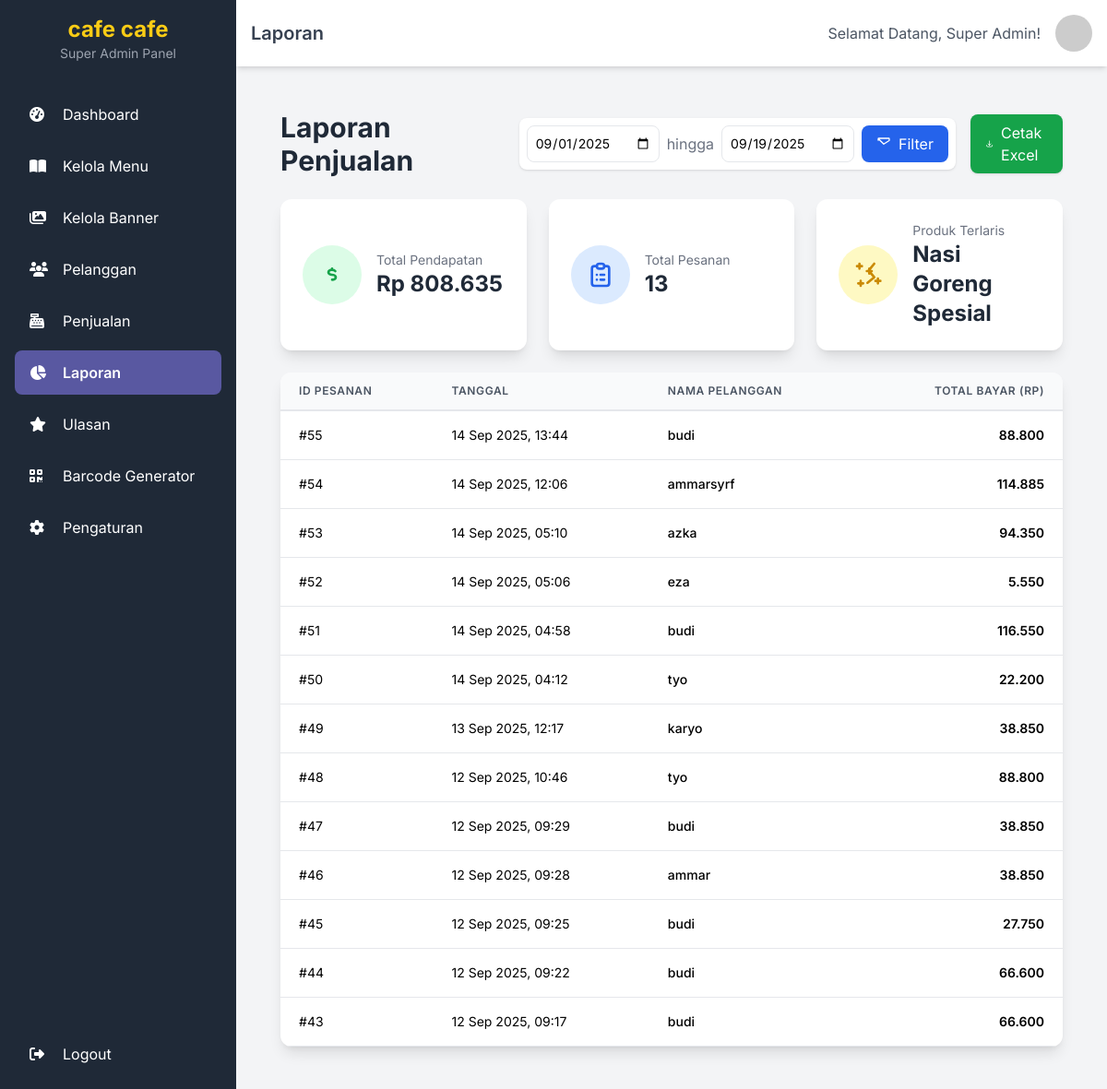
The page /superadmin/laporan.php on the database as committed earlier.
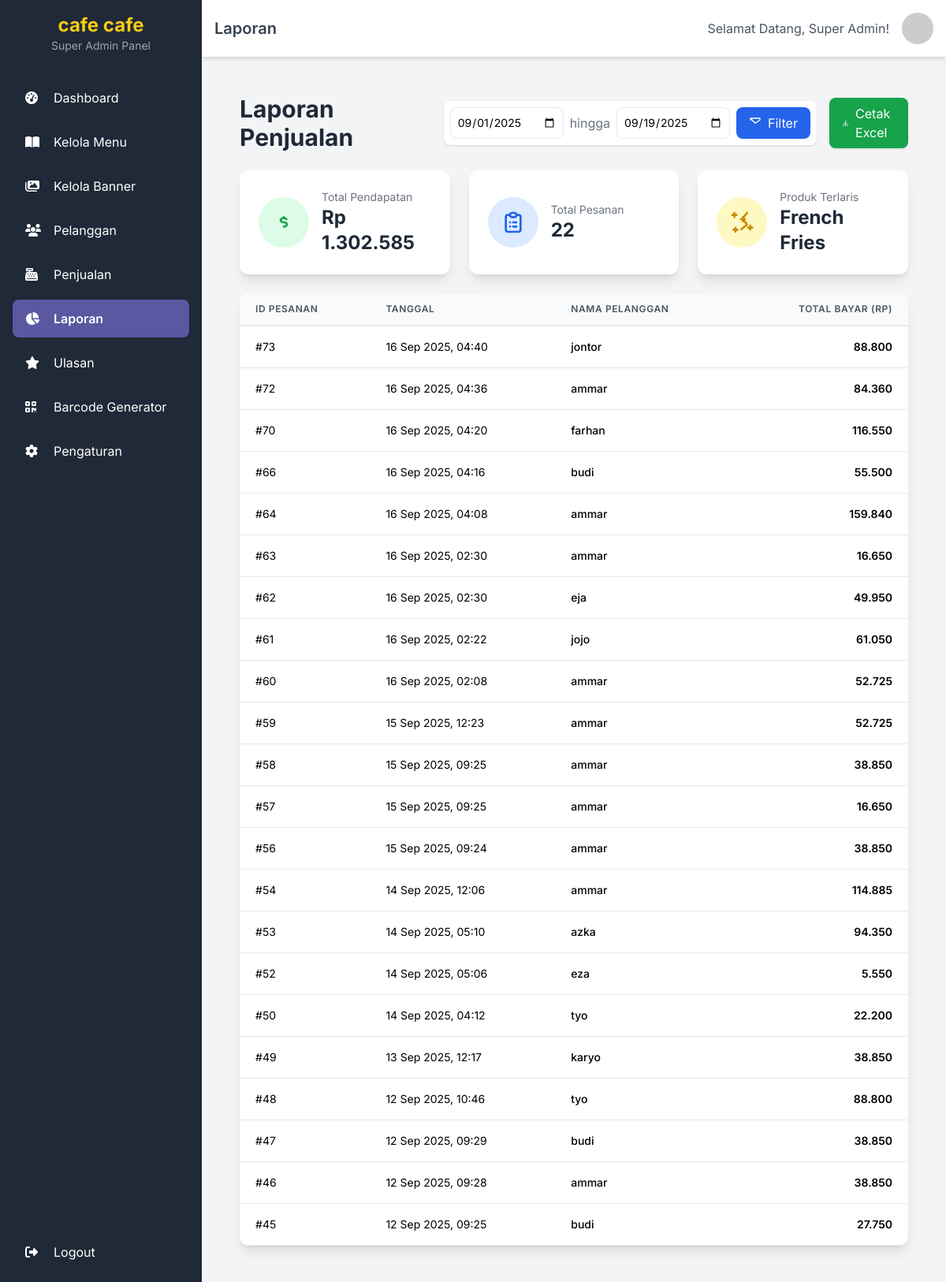
The same page on the database as committed later.
### tables this page shows
CREATE TABLE `settings` (
  `id` int(11) NOT NULL,
  `setting_name` varchar(100) NOT NULL,
  `setting_value` text DEFAULT NULL
);

CREATE TABLE `orders` (
  `id` int(11) NOT NULL,
  `table_id` int(11) DEFAULT NULL,
  `user_id` int(11) DEFAULT NULL,
  `cashier_id` int(11) DEFAULT NULL,
  `customer_name` varchar(255) DEFAULT NULL COMMENT 'Nama pelanggan non-member',
  `member_id` int(11) DEFAULT NULL,
  `order_type` enum('dine-in','take-away') NOT NULL,
  `status` enum('cart','pending_payment','paid','completed','cancelled') NOT NULL DEFAULT 'cart',
  `subtotal` decimal(10,2) NOT NULL DEFAULT 0.00,
  `discount_amount` decimal(10,2) NOT NULL DEFAULT 0.00 COMMENT 'Jumlah diskon yang diberikan',
  `tax` decimal(10,2) NOT NULL DEFAULT 0.00,
  `total_amount` decimal(10,2) NOT NULL DEFAULT 0.00,
  `payment_method` enum('cash','transfer','virtual_account','QRIS','manual_cash') DEFAULT NULL,
  `created_at` timestamp NOT NULL DEFAULT current_timestamp(),
  `updated_at` timestamp NOT NULL DEFAULT current_timestamp() ON UPDATE current_timestamp(),
  `receipt_printed_at` datetime DEFAULT NULL
);

### superadmin/laporan.php (the view, shortened to what this page needs)
<?php
require_once '../db_connect.php';
require_once 'includes/header.php';
$start_date = $_GET['start_date'] ?? date('Y-m-01');
$end_date = $_GET['end_date'] ?? date('Y-m-d');
$total_revenue = 0;
$total_transactions = 0;
$best_seller = ['name' => 'N/A', 'quantity' => 0];
$orders_data = [];
$sql_orders = "SELECT o.id, o.created_at, o.total_amount,
                       COALESCE(u.name, o.customer_name, 'Guest') as customer_name
                FROM orders o
                LEFT JOIN members u ON o.user_id = u.id
                WHERE DATE(o.created_at) BETWEEN ? AND ?
                ORDER BY o.created_at DESC";
if ($stmt = $conn->prepare($sql_orders)) {
    $stmt->bind_param("ss", $start_date, $end_date);
    $stmt->execute();
    $result = $stmt->get_result();
    if ($result) {
        $orders_data = $result->fetch_all(MYSQLI_ASSOC);
        $total_transactions = $result->num_rows;
        foreach ($orders_data as $order) {
            $total_revenue += $order['total_amount'];
        }
    }
}
$sql_bestseller = "SELECT m.name, SUM(oi.quantity) as total_quantity
                   FROM order_items oi
                   JOIN orders o ON oi.order_id = o.id
                   JOIN menu m ON oi.menu_id = m.id
                   WHERE DATE(o.created_at) BETWEEN ? AND ?
                   GROUP BY m.name ORDER BY total_quantity DESC LIMIT 1";
if ($stmt_bs = $conn->prepare($sql_bestseller)) {
    $stmt_bs->bind_param("ss", $start_date, $end_date);
    $stmt_bs->execute();
    $result_bs = $stmt_bs->get_result();
    if ($result_bs && $result_bs->num_rows > 0) {
        $best_seller_row = $result_bs->fetch_assoc();
        $best_seller['name'] = $best_seller_row['name'];
        $best_seller['quantity'] = $best_seller_row['total_quantity'];
    }
}
?>
<div class="container mx-auto p-4 md:p-6">
    <div class="flex flex-col md:flex-row justify-between items-center mb-6 gap-4">
        <h1 class="text-3xl font-bold text-gray-800">Laporan Penjualan</h1>
        <div class="flex items-center gap-4">
            <form method="GET" class="flex items-center gap-2 bg-white p-2 rounded-lg shadow">
                <input type="date" name="start_date" value="<?= htmlspecialchars($start_date) ?>" class="border p-2 rounded-lg text-sm">
                <span class="text-gray-500">hingga</span>
                <input type="date" name="end_date" value="<?= htmlspecialchars($end_date) ?>" class="border p-2 rounded-lg text-sm">
                <button type="submit" class="bg-blue-600 text-white px-4 py-2 rounded-lg hover:bg-blue-700 flex items-center gap-2">
                    <svg class="w-4 h-4" fill="none" stroke="currentColor" viewBox="0 0 24 24">
                        <path stroke-linecap="round" stroke-linejoin="round" stroke-width="2" d="M3 4a1 1 0 011-1h16a1 1 0 011 1v2a1 1 0 01-.293.707L12 12.414l-8.707-8.707A1 1 0 013 6V4z"></path>
                    </svg> Filter
                </button>
            </form>
            <a href="laporan.php?action=cetak_excel&start_date=<?= htmlspecialchars($start_date) ?>&end_date=<?= htmlspecialchars($end_date) ?>" class="bg-green-600 text-white px-4 py-2 rounded-lg hover:bg-green-700 flex items-center gap-2 shadow">
                <svg class="w-4 h-4" fill="none" stroke="currentColor" viewBox="0 0 24 24" xmlns="http://www.w3.org/2000/svg">
                    <path stroke-linecap="round" stroke-linejoin="round" stroke-width="2" d="M4 16v1a3 3 0 003 3h10a3 3 0 003-3v-1m-4-4l-4 4m0 0l-4-4m4 4V4"></path>
                </svg>
                Cetak Excel
            </a>
        </div>
    </div>
    <div id="summary-section">
        <div class="grid grid-cols-1 md:grid-cols-3 gap-6 mb-6">
            <div class="bg-white p-6 rounded-xl shadow-lg flex items-center gap-4">
                <div class="bg-green-100 p-4 rounded-full"><svg class="w-8 h-8 text-green-600" fill="none" stroke="currentColor" viewBox="0 0 24 24">
                        <path stroke-linecap="round" stroke-linejoin="round" stroke-width="2" d="M12 8c-1.657 0-3 .895-3 2s1.343 2 3 2 3 .895 3 2-1.343 2-3 2m0-8c1.11 0 2.08.402 2.599 1M12 8V7m0 1v.01"></path>
                    </svg></div>
                <div>
                    <p class="text-sm text-gray-500">Total Pendapatan</p>
                    <p class="text-2xl font-bold text-gray-800">Rp <?= number_format($total_revenue, 0, ',', '.') ?></p>
                </div>
            </div>
            <div class="bg-white p-6 rounded-xl shadow-lg flex items-center gap-4">
                <div class="bg-blue-100 p-4 rounded-full"></div>
                <div>
                    <p class="text-sm text-gray-500">Total Pesanan</p>
                    <p class="text-2xl font-bold text-gray-800"><?= $total_transactions ?></p>
                </div>
            </div>
            <div class="bg-white p-6 rounded-xl shadow-lg flex items-center gap-4">
                <div class="bg-yellow-100 p-4 rounded-full"><svg class="w-8 h-8 text-yellow-600" fill="none" stroke="currentColor" viewBox="0 0 24 24">
                        <path stroke-linecap="round" stroke-linejoin="round" stroke-width="2" d="M5 3v4M3 5h4M6 17v4m-2-2h4m5-12v4m-2-2h4m5 6v4m-2-2h4M17 3l-4.5 5.5L17 14l-5.5 4.5"></path>
                    </svg></div>
                <div>
                    <p class="text-sm text-gray-500">Produk Terlaris</p>
                    <p class="text-2xl font-bold text-gray-800"><?= htmlspecialchars($best_seller['name']) ?></p>
                </div>
            </div>
        </div>
    </div>
    <div class="bg-white rounded-xl shadow-lg overflow-x-auto">
        <table id="report-table" class="min-w-full leading-normal">
            <thead class="bg-gray-50">
                <tr>
                    <th class="px-5 py-3 border-b-2 border-gray-200 text-left text-xs font-semibold text-gray-600 uppercase tracking-wider">ID Pesanan</th>
                    <th class="px-5 py-3 border-b-2 border-gray-200 text-left text-xs font-semibold text-gray-600 uppercase tracking-wider">Tanggal</th>
                    <th class="px-5 py-3 border-b-2 border-gray-200 text-left text-xs font-semibold text-gray-600 uppercase tracking-wider">Nama Pelanggan</th>
                    <th class="px-5 py-3 border-b-2 border-gray-200 text-right text-xs font-semibold text-gray-600 uppercase tracking-wider">Total Bayar (Rp)</th>
                </tr>
            </thead>
            <tbody>
                <?php if (!empty($orders_data)): ?>
                    <?php foreach ($orders_data as $order): ?>
                        <tr class="hover:bg-gray-100 cursor-pointer" data-order-id="<?= $order['id'] ?>">
                            <td class="px-5 py-4 border-b border-gray-200 text-sm">#<?= $order['id'] ?></td>
                            <td class="px-5 py-4 border-b border-gray-200 text-sm"><?= date('d M Y, H:i', strtotime($order['created_at'])) ?></td>
                            <td class="px-5 py-4 border-b border-gray-200 text-sm font-medium"><?= htmlspecialchars($order['customer_name'] ?? 'Guest') ?></td>
                            <td class="px-5 py-4 border-b border-gray-200 text-sm text-right font-semibold"><?= number_format($order['total_amount'], 0, ',', '.') ?></td>
                        </tr>
                    <?php endforeach; ?>
                <?php else: ?>
                    <tr>
                        <td colspan="4" class="text-center py-10 text-gray-500">Tidak ada pesanan pada rentang tanggal yang dipilih.</td>
                    </tr>
                <?php endif; ?>
            </tbody>
        </table>
    </div>
</div>
<?php
require_once 'includes/footer.php';
?>

### superadmin/includes/header.php (shortened to what this page needs)
<?php
require_once __DIR__ . '/../../config.php';
$nama_toko = 'Toko Kopi Anda';
try {
    $stmt = $pdo->prepare("SELECT setting_value FROM settings WHERE setting_name = 'cafe_name'");
    $stmt->execute();
    $pengaturan = $stmt->fetch(PDO::FETCH_ASSOC);
    if ($pengaturan && !empty($pengaturan['setting_value'])) {
        $nama_toko = $pengaturan['setting_value'];
    }
} catch (PDOException $e) {
}
?>
<!DOCTYPE html>
<html lang="id">
<head>
    <script src="https://cdn.tailwindcss.com"></script>
    <link rel="stylesheet" href="https://cdnjs.cloudflare.com/ajax/libs/font-awesome/6.5.1/css/all.min.css">
</head>
<body class="bg-gray-100 h-screen overflow-hidden relative">
    <div class="flex h-full">
        <aside id="sidebar" class="w-64 bg-gray-800 text-white p-4 flex-col fixed inset-y-0 left-0 transform -translate-x-full md:relative md:translate-x-0 transition-transform duration-300 ease-in-out z-30 flex">
            <div class="mb-8 text-center">
                <h1 class="text-2xl font-bold text-yellow-400"><?= htmlspecialchars($nama_toko) ?></h1>
                <p class="text-sm text-gray-400">Super Admin Panel</p>
            </div>
            <nav class="flex-grow">
                <a href="<?= BASE_URL ?>superadmin/index.php" class="sidebar-link flex items-center py-3 px-4 rounded-lg transition duration-200 hover:bg-gray-700">
                    <i class="fas fa-tachometer-alt w-6 mr-3"></i> Dashboard
                </a>
                <a href="<?= BASE_URL ?>superadmin/menu/kelolamenu.php" class="sidebar-link flex items-center py-3 px-4 rounded-lg transition duration-200 hover:bg-gray-700 mt-2">
                    <i class="fas fa-book-open w-6 mr-3"></i> Kelola Menu
                </a>
                <a href="<?= BASE_URL ?>superadmin/banner/kelola_banner.php" class="sidebar-link flex items-center py-3 px-4 rounded-lg transition duration-200 hover:bg-gray-700 mt-2">
                    <i class="fas fa-images w-6 mr-3"></i> Kelola Banner
                </a>
                <a href="<?= BASE_URL ?>superadmin/pelanggan/pelanggan.php" class="sidebar-link flex items-center py-3 px-4 rounded-lg transition duration-200 hover:bg-gray-700 mt-2">
                    <i class="fas fa-users w-6 mr-3"></i> Pelanggan
                </a>
                <a href="<?= BASE_URL ?>superadmin/penjualan/penjualan.php" class="sidebar-link flex items-center py-3 px-4 rounded-lg transition duration-200 hover:bg-gray-700 mt-2">
                    <i class="fas fa-cash-register w-6 mr-3"></i> Penjualan
                </a>
                <a href="<?= BASE_URL ?>superadmin/laporan.php" class="sidebar-link flex items-center py-3 px-4 rounded-lg transition duration-200 hover:bg-gray-700 mt-2">
                    <i class="fas fa-chart-pie w-6 mr-3"></i> Laporan
                </a>
                <a href="<?= BASE_URL ?>superadmin/ulasan.php" class="sidebar-link flex items-center py-3 px-4 rounded-lg transition duration-200 hover:bg-gray-700 mt-2">
                    <i class="fas fa-star w-6 mr-3"></i> Ulasan
                </a>
                <a href="<?= BASE_URL ?>superadmin/barcode_generator.php" class="sidebar-link flex items-center py-3 px-4 rounded-lg transition duration-200 hover:bg-gray-700 mt-2">
                    <i class="fas fa-qrcode w-6 mr-3"></i> Barcode Generator
                </a>
                <a href="<?= BASE_URL ?>superadmin/pengaturan.php" class="sidebar-link flex items-center py-3 px-4 rounded-lg transition duration-200 hover:bg-gray-700 mt-2">
                    <i class="fas fa-cog w-6 mr-3"></i> Pengaturan
                </a>
            </nav>
            <div class="mt-auto">
                <a href="<?= BASE_URL ?>logout.php" class="sidebar-link flex items-center py-3 px-4 rounded-lg transition duration-200 hover:bg-red-700 mt-2">
                    <i class="fas fa-sign-out-alt w-6 mr-3"></i> Logout
                </a>
            </div>
        </aside>
        <div class="flex-1 flex flex-col overflow-hidden">
            <header class="bg-white shadow-md p-4 flex justify-between items-center sticky top-0 z-10">
                <div class="flex items-center">
                    <h2 class="text-xl font-semibold text-gray-700" id="page-title">Dashboard</h2>
                </div>
                <div class="flex items-center">
                    <span class="text-gray-600 mr-4 hidden sm:block">Selamat Datang, Super Admin!</span>
                    <img src="https://placehold.co/40x40/5958A1/FFFFFF?text=A" alt="Admin" class="rounded-full">
                </div>
            </header>
            <main class="p-6 flex-1 overflow-y-auto">

### superadmin/includes/footer.php (shortened to what this page needs)
        </main>
    </div>
</body>
</html>

### superadmin/includes/header.php (style rules this page uses)
body { font-family: 'Inter', sans-serif; }
.sidebar-link.active { background-color: #5958A1; color: #FFFFFF; font-weight: 600; }
.sidebar-link.active i { color: #FFFFFF; }

Rows that differ between the two databases and show on the page:
removed orders: id "55", created_at "14 Sep 2025, 13:44", customer_name "budi", total_amount "88.800"
removed orders: id "51", created_at "14 Sep 2025, 04:58", customer_name "budi", total_amount "116.550"
removed orders: id "44", created_at "12 Sep 2025, 09:22", customer_name "budi", total_amount "66.600"
removed orders: id "43", created_at "12 Sep 2025, 09:17", customer_name "budi", total_amount "66.600"
added orders: id "73", created_at "16 Sep 2025, 04:40", customer_name "jontor", total_amount "88.800"
added orders: id "72", created_at "16 Sep 2025, 04:36", customer_name "ammar", total_amount "84.360"
added orders: id "70", created_at "16 Sep 2025, 04:20", customer_name "farhan", total_amount "116.550"
added orders: id "66", created_at "16 Sep 2025, 04:16", customer_name "budi", total_amount "55.500"
added orders: id "64", created_at "16 Sep 2025, 04:08", customer_name "ammar", total_amount "159.840"
added orders: id "63", created_at "16 Sep 2025, 02:30", customer_name "ammar", total_amount "16.650"
added orders: id "62", created_at "16 Sep 2025, 02:30", customer_name "eja", total_amount "49.950"
added orders: id "61", created_at "16 Sep 2025, 02:22", customer_name "jojo", total_amount "61.050"
added orders: id "60", created_at "16 Sep 2025, 02:08", customer_name "ammar", total_amount "52.725"
added orders: id "59", created_at "15 Sep 2025, 12:23", customer_name "ammar", total_amount "52.725"
added orders: id "58", created_at "15 Sep 2025, 09:25", customer_name "ammar", total_amount "38.850"
added orders: id "57", created_at "15 Sep 2025, 09:25", customer_name "ammar", total_amount "16.650"
added orders: id "56", created_at "15 Sep 2025, 09:24", customer_name "ammar", total_amount "38.850"
computed for orders "14 Sep 2025, 12:06": customer_name "ammarsyrf" → "ammar"
Other text that changed with them:
$total_revenue: "808.635" → "1.302.585"
$total_transactions: "13" → "22"
$best_seller['name']: "Nasi Goreng Spesial" → "French Fries"
